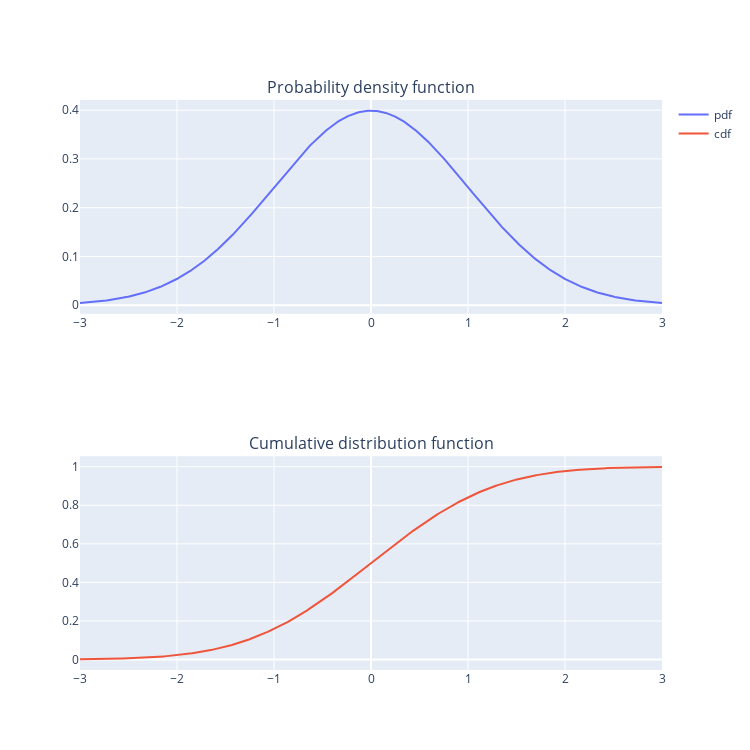

The cell this chart's notebook holds for it:
### Code cell
x = np.linspace(-3, 3, 1000)
pdf = norm.pdf(x)
cdf = norm.cdf(x)

fig = make_subplots(rows=2, cols=1, subplot_titles=("Probability density function", "Cumulative distribution function"))
fig.add_trace(
    go.Scatter(x=x, y=pdf, hovertemplate="p(x=%{x:.2f})=%{y:.3f}", name='pdf'),
    row=1, col=1
)
fig.add_trace(
    go.Scatter(x=x, y=cdf, hovertemplate="P(x=%{x:.2f})=%{y:.3f}", name='cdf'),
    row=2, col=1
)
fig.update_layout(
    autosize=False,
    width=750,
    height=750)
fig.show()

### Figure 1 — Plotly figure (JSON) as saved in the notebook; plotly's stock layout.template omitted (floating-point values rounded to 4 significant figures; data arrays with more than 128 entries replaced by an {"elided": "..."} marker saying what was removed)
{"data": [{"hovertemplate": "p(x=%{x:.2f})=%{y:.3f}", "name": "pdf", "type": "scatter", "x": {"elided": "1000 float values"}, "xaxis": "x", "y": {"elided": "1000 float values"}, "yaxis": "y"}, {"hovertemplate": "P(x=%{x:.2f})=%{y:.3f}", "name": "cdf", "type": "scatter", "x": {"elided": "1000 float values"}, "xaxis": "x2", "y": {"elided": "1000 float values"}, "yaxis": "y2"}], "layout": {"annotations": [{"font": {"size": 16}, "showarrow": false, "text": "Probability density function", "x": 0.5, "xanchor": "center", "xref": "paper", "y": 1, "yanchor": "bottom", "yref": "paper"}, {"font": {"size": 16}, "showarrow": false, "text": "Cumulative distribution function", "x": 0.5, "xanchor": "center", "xref": "paper", "y": 0.375, "yanchor": "bottom", "yref": "paper"}], "autosize": false, "height": 750, "width": 750, "xaxis": {"anchor": "y", "autorange": true, "domain": [0, 1], "range": [-3, 3], "type": "linear"}, "xaxis2": {"anchor": "y2", "autorange": true, "domain": [0, 1], "range": [-3, 3], "type": "linear"}, "yaxis": {"anchor": "x", "autorange": true, "domain": [0.625, 1], "range": [-0.01749, 0.4209], "type": "linear"}, "yaxis2": {"anchor": "x2", "autorange": true, "domain": [0, 0.375], "range": [-0.05406, 1.054], "type": "linear"}}}
